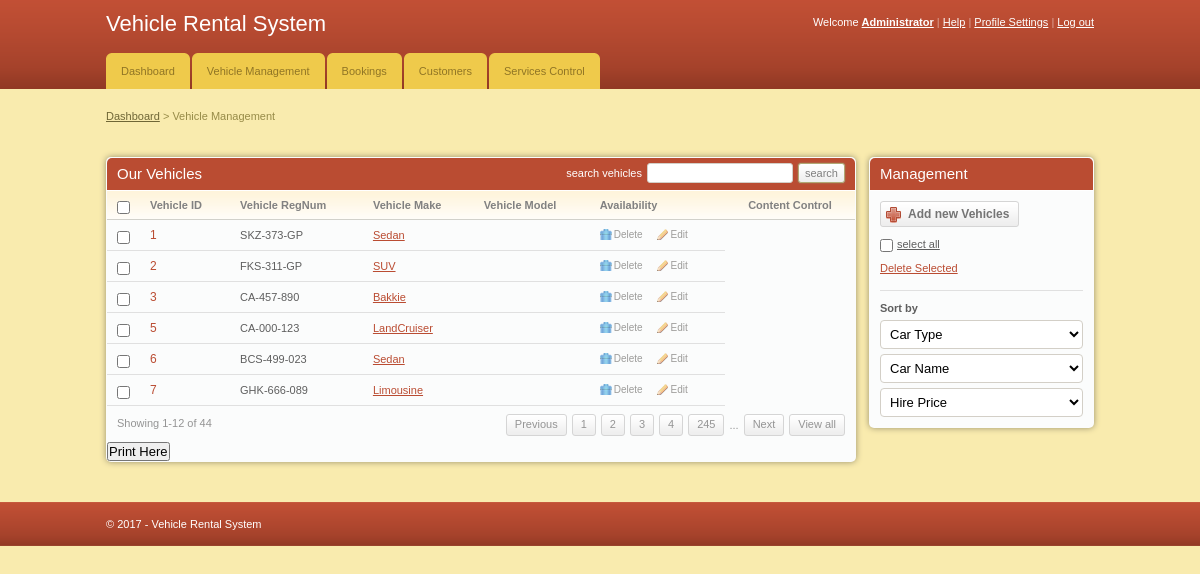
Screenshot of /admin/add_vehicles.php (signed in) with the database file from the repository.
### tables this page shows
CREATE TABLE IF NOT EXISTS `vehicles` (
  `vehicleID` bigint(32) NOT NULL AUTO_INCREMENT,
  `vehicleRegNum` varchar(255) NOT NULL,
  `vehicleMake` varchar(255) NOT NULL,
  `availability` tinyint(1) NOT NULL,
  PRIMARY KEY (`vehicleID`)
);

### admin/add_vehicles.php (the view, shortened to what this page needs)
<!DOCTYPE html PUBLIC "-//W3C//DTD XHTML 1.0 Transitional//EN" "http://www.w3.org/TR/xhtml1/DTD/xhtml1-transitional.dtd">
<html xmlns="http://www.w3.org/1999/xhtml">
<head>
	<link rel="stylesheet" href="css/style.css" type="text/css" media="all" />
</head>
<body>
<div id="header">
	<div class="shell">
		<?php
			include 'menu.php';
		?>
		</div>
	</div>
<div id="container">
	<div class="shell">
		<div class="small-nav">
			<a href="index.php">Dashboard</a>
			<span>&gt;</span>
			Vehicle Management
		</div>
		<br />
		<div id="main">
			<div id="content">
				<div class="box">
					<div class="box-head">
						<h2 class="left">Our Vehicles</h2>
						<div class="right">
							<label>search vehicles</label>
							<input type="text" class="field small-field" />
							<input type="submit" class="button" value="search" />
						</div>
					</div>
					<div class="table">
						<table width="100%" border="0" cellspacing="0" cellpadding="0">
							<tr>
								<th width="13"><input type="checkbox" class="checkbox" /></th>
								<th>Vehicle ID</th>
								<th>Vehicle RegNum</th>
								<th>Vehicle Make</th>
								<th>Vehicle Model</th>
								<th>Availability</th>
								<th width="110" class="ac">Content Control</th>
							</tr>
							<?php
								include '../config.php';
								$select = "SELECT * FROM vehicles WHERE availability = true";
								$result = $conn->query($select);
								while($row = $result->fetch_assoc()){
							?>
							<tr>
								<td><input type="checkbox" class="checkbox" /></td>
								<td><h3><a href="#"><?php echo $row['vehicleID'] ?></a></h3></td>
								<td><?php echo $row['vehicleRegNum'] ?></td>
								<td><a href="#"><?php echo $row['vehicleMake'] ?></a></td>
								<td><a href="#"><?php echo $row['vehicleModel'] ?></a></td>
								<td><a href="javascript:sureToApprove(<?php echo $row['availability'];?>)" class="ico del">Delete</a><a href="#" class="ico edit">Edit</a></td>
							</tr>
							<?php
								}
							?>
						</table>
						<div class="pagging">
							<div class="left">Showing 1-12 of 44</div>
							<div class="right">
								<a href="#">Previous</a>
								<a href="#">1</a>
								<a href="#">2</a>
								<a href="#">3</a>
								<a href="#">4</a>
								<a href="#">245</a>
								<span>...</span>
								<a href="#">Next</a>
								<a href="#">View all</a>
							</div>
						</div>
					</div>
					<h2><input type="submit" onclick="window.print()" value="Print Here" /></h2>
				</div>
			</div>
			<div id="sidebar">
				<div class="box">
					<div class="box-head">
						<h2>Management</h2>
					</div>
					<div class="box-content">
						<a href="add_cars.php" class="add-button"><span>Add new Vehicles</span></a>
						<p class="select-all"><input type="checkbox" class="checkbox" /><label>select all</label></p>
						<p><a href="#">Delete Selected</a></p>
						<div class="sort">
							<label>Sort by</label>
							<select class="field">
								<option value="">Car Type</option>
							</select>
							<select class="field">
								<option value="">Car Name</option>
							</select>
							<select class="field">
								<option value="">Hire Price</option>
							</select>
						</div>
					</div>
				</div>
			</div>
		</div>
	</div>
</div>
<div id="footer">
	<div class="shell">
		<span class="left">&copy; <?php echo date("Y");?> - Vehicle Rental System</span>
	</div>
</div>
</body>
</html>

### admin/css/style.css (style rules this page uses)
* { padding:0; margin:0; outline:0; }
body { background:#f9ebae; font-family: Verdana, sans-serif; font-size:11px; line-height:14px; color:#5e5e5e; }
input, textarea, select { font-family: Verdana, sans-serif; font-size:13px; }
.field { border:solid 1px #d3cfc7; background:#fff; padding:5px; }
.small-field { border:solid 1px #d3cfc7; background:#fff; padding:3px 1px; font-size:11px; }
.checkbox { width:13px; height:13px; vertical-align:top; position:relative; top:2px; }
.button { background:#eee url(images/button.gif) repeat-x 0 0; border:solid 1px #b1a874; color:#7f7f7f; font-size:11px; padding:2px 6px 2px 6px; cursor:pointer; line-height:14px !important; }
a { color:#ba4c32; text-decoration: underline; cursor:pointer; }
.left, .alignleft { float:left; display:inline; }
.right, .alignright { float:right; display:inline; }
.ac { text-align: center !important; }
h2 { font-size:15px; font-weight: normal; }
h3 { font-size:12px; line-height:14px; font-weight: normal; }
h3 a { text-decoration: none; }
.shell { width:988px; margin:0 auto; }
#header { height:89px; background:url(images/header.gif); white-space:nowrap; }
#container { padding:20px 0; }
.small-nav { color:#978b48; padding-bottom:20px; }
.small-nav a { color:#6f6636; }
#content { float:left; width:750px; }
#sidebar { float:right; width:225px; }
.table th { background:#fffdfa url(images/th.gif) repeat-x 0 0; color:#818181; text-align: left; padding:7px 10px; border-bottom:solid 1px #d2d1cb; }
.table td { background:#fbfcfc; border-bottom:solid 1px #e0e0e0; padding:8px 10px; }
.box { background:#fbfcfc; height:100%; padding:1px; margin-bottom:20px; }
.box-head { background:#ba4c32; height:32px; color:#fff; padding: 0 10px; line-height:32px; white-space:nowrap; border-bottom:solid 1px #fff; }
.box-head .right { padding-top:5px; line-height:13px; }
.box-head .right label, .box-head .right input { float:left; }
.box-head .right label { padding:4px 0 0 0; }
.box-head .right input { margin-left:5px; }
.pagging { height:20px; padding:8px 10px; line-height:19px; color:#949494; }
.pagging a { background:url(images/pagging.gif) repeat-x 0 0; height:20px; float:left; padding:0 8px; border:solid 1px #d5d5d5; text-decoration: none; color:#949494; margin-left:5px; }
.pagging span { float:left; margin-left:5px; padding-top:2px; }
a.ico { color:#9d9c9a; font-size:10px; text-decoration: none; padding:0 0 0 14px; background-repeat:no-repeat; background-position:0 0; }
a.del { background-image:url(images/del.gif) }
a.edit { background-image:url(images/edit.gif); margin-left:14px; }
.box-content { padding:10px; }
.sort { border-top:solid 1px #e0e0e0; padding-top:10px; margin-top:15px; }
.sort label { display:block; font-weight: bold; }
.sort .field { display:block; margin-top:5px; }
.sort select.field { width:203px; }
.box-content p { padding-top:10px; }
.select-all label { text-decoration: underline; padding-left:4px; }
.add-button, .add-button span { float:left; height:26px; background:url(images/add-button.gif) no-repeat 0 0; padding:0 0 0 28px; }
.add-button span { background-position:right 0; padding:0 10px 0 0; }
.add-button { font-weight: bold; font-size:12px; color:#747474; text-decoration: none; line-height:26px; }
#footer { height:44px; background:url(images/footer.gif); line-height:44px; color:#fff; }
.box { -moz-border-radius:5px; -webkit-border-radius:5px; -moz-box-shadow: 0 0 6px #978f6c; -webkit-box-shadow: 0 0 6px #978f6c; }
.box-head { -moz-border-radius-topleft:5px; -moz-border-radius-topright:5px; -webkit-border-top-left-radius:5px; -webkit-border-top-right-radius:5px; }
.field, .button { -moz-border-radius:4px; -webkit-border-radius:4px; }
.small-field, .button, .pagging a { -moz-border-radius:3px; -webkit-border-radius:3px; }
.button { -moz-box-shadow: 0 0 2px #978f6c; -webkit-box-shadow: 0 0 2px #978f6c; }

### rows the page displays
vehicles: vehicleID "1", vehicleRegNum "SKZ-373-GP", vehicleMake "Sedan"
vehicles: vehicleID "2", vehicleRegNum "FKS-311-GP", vehicleMake "SUV"
vehicles: vehicleID "3", vehicleRegNum "CA-457-890", vehicleMake "Bakkie"
vehicles: vehicleID "5", vehicleRegNum "CA-000-123", vehicleMake "LandCruiser"
vehicles: vehicleID "6", vehicleRegNum "BCS-499-023", vehicleMake "Sedan"
vehicles: vehicleID "7", vehicleRegNum "GHK-666-089", vehicleMake "Limousine"
